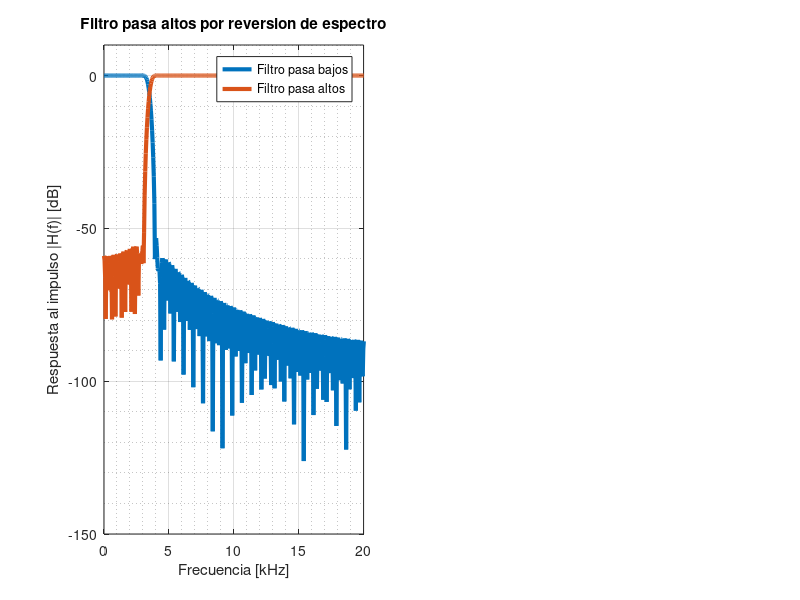

Write MATLAB code to recreate this figure.
% <------- Guia 4 - Ejercicio 3 ----------->

clc; % borra la consola
clear all; % borra todas las variables
close all; % cierra las ventanas de imagen
pkg load control; % paquete con 'mag2db'
pkg load signal; % ventanas


%%%%%%%%%%%
% punto 1 %
%%%%%%%%%%%

% filtro de ejercicio 2.2
fs = 44100; % [Hz] frecuencia de muestreo
fpass_hz = 3000; % [Hz] ^\__banda e transicion
fstop_hz = 4000; % [Hz] _/
fpass = 2 * fpass_hz / fs; %'^\_se convierte a frecuencias digitales
fstop = 2 * fstop_hz / fs; % _/
ft = (fstop + fpass) / 2; % frecuencia de corte ideal
B = fstop - fpass; % ancho de banda de transicion
M = ceil(8/B); % cantidad de taps para ventana hamming -> Ancho de lobulo principal = 8/M
M = 2*floor(M/2)+1; % convierte M al impar mayor o igual. floor(x) redondea al entero <= x
% asegura una cantidad impar de coeficientes para que el retardo D resulte en un número entero 
n = (0 : (M-1)); % elementos del vector h_sinc
h_sinc = ft * sinc (ft * (n - ((M-1)/2))); % funcion sinc del filtro pasa bajos
h_pb = h_sinc .* (hamming (M))'; % enventanado - se multiplica elemento a elemento
H_pb = fft(h_pb,1000);  % calcula la FFT con 1000 puntos de frecuencia, completa con ceros
Hdb_pb = mag2db( abs( H_pb(1:500) ) ); % convierte a dB el valor absoluto de las muestras de f positiva
frec = (0 : fs/1000 : ((fs/2)-(fs/1000)) ) / 1000; % vector con los valores de frecuencia en kHZ
% ^ ^
% | |  me parece que es de 0 a 999

d = zeros(1,M);
d ((M+1) / 2) = 1;
h_pa = d - h_pb;
H_pa = fft(h_pa,1000);  % calcula la FFT con 1000 puntos de frecuencia, completa con ceros
Hdb_pa = mag2db( abs( H_pa(1:500) ) ); % convierte a dB el valor absoluto de las muestras de f positiva

figure(2, 'name','Guia 4 ejercicio 2.2','Units','normalized','Position',[0 0 .5 1]); % pantalla completa
subplot(1,2,1);  % subplot (filas, columnas, indice)
plot (frec, Hdb_pb, 'linewidth', 3); % grafica la respuesta en frecuencia
hold on;
plot (frec, Hdb_pa, 'linewidth', 3); % grafica la respuesta en frecuencia
axis([0 20 -150 10]); % limites de los ejes
grid on;
grid minor on;
xlabel ('Frecuencia [kHz]'); % etiqueta eje X
ylabel ('Respuesta al impulso |H(f)| [dB]');  % etiqueta eje y
title ('Filtro pasa altos por reversion de espectro'); % titulo
legend('Filtro pasa bajos', 'Filtro pasa altos')
